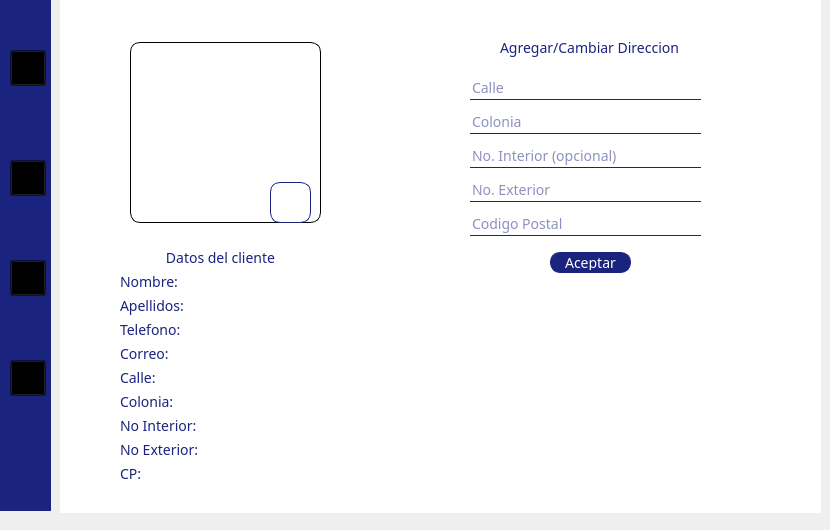
    <widget class="QWidget" name="Perfil">
     <widget class="QGroupBox" name="groupBox_16">
      <property name="geometry">
       <rect>
        <x>60</x>
        <y>-8</y>
        <width>761</width>
        <height>521</height>
       </rect>
      </property>
      <property name="styleSheet">
       <string notr="true">*{
background-color: transparent;
border: none;
font-family: rubik;
}


QGroupBox{
background-color:white;
border: none;

}

QLineEdit{
color: #1a237e;
border-bottom: 1px solid #1a237e;
border-color: #1a237e;
font-size:14px;
}

QLabel{
color:#1a237e;
background-color: transparent;
font-size:14px

}

QPushButton{
color: white;
background-color: #1a237e;
font-size:14px;
border: 1px solid #1a237e;
border-radius: 10px; 
padding: 2px 4px;
}


</string>
      </property>
      <property name="title">
       <string/>
      </property>
      <widget class="QLabel" name="fotouser">
       <property name="geometry">
        <rect>
         <x>70</x>
         <y>50</y>
         <width>191</width>
         <height>181</height>
        </rect>
       </property>
       <property name="styleSheet">
        <string notr="true">background-color: rgb(255, 255, 255);
border: 1px solid black;
border-radius:10px;</string>
       </property>
       <property name="text">
        <string/>
       </property>
      </widget>
      <widget class="QPushButton" name="CambiarFoto">
       <property name="geometry">
        <rect>
         <x>210</x>
         <y>190</y>
         <width>41</width>
         <height>41</height>
        </rect>
       </property>
       <property name="styleSheet">
        <string notr="true">QPushButton{
	border-image: url(:/Imagenes/camara.png);
    background-color: none;
    width: 36px;
    height: 36px;
}</string>
       </property>
       <property name="text">
        <string/>
       </property>
      </widget>
      <widget class="QPushButton" name="aceptar">
       <property name="geometry">
        <rect>
         <x>490</x>
         <y>260</y>
         <width>81</width>
         <height>21</height>
        </rect>
       </property>
       <property name="styleSheet">
        <string notr="true"/>
       </property>
       <property name="text">
        <string>Aceptar</string>
       </property>
      </widget>
      <widget class="QLabel" name="label_18">
       <property name="geometry">
        <rect>
         <x>440</x>
         <y>40</y>
         <width>181</width>
         <height>31</height>
        </rect>
       </property>
       <property name="text">
        <string>Agregar/Cambiar Direccion</string>
       </property>
      </widget>
      <widget class="QWidget" name="gridLayoutWidget">
       <property name="geometry">
        <rect>
         <x>60</x>
         <y>280</y>
         <width>231</width>
         <height>211</height>
        </rect>
       </property>
       <layout class="QGridLayout" name="gridLayout">
        <item row="1" column="0">
         <widget class="QLabel" name="label_20">
          <property name="text">
           <string>Apellidos:</string>
          </property>
         </widget>
        </item>
        <item row="2" column="1">
         <widget class="QLabel" name="tel">
          <property name="styleSheet">
           <string notr="true"/>
          </property>
          <property name="text">
           <string/>
          </property>
         </widget>
        </item>
        <item row="6" column="0">
         <widget class="QLabel" name="label_56">
          <property name="text">
           <string>No Interior:</string>
          </property>
         </widget>
        </item>
        <item row="7" column="0">
         <widget class="QLabel" name="label_57">
          <property name="text">
           <string>No Exterior:</string>
          </property>
         </widget>
        </item>
        <item row="0" column="0">
         <widget class="QLabel" name="label_19">
          <property name="text">
           <string>Nombre:</string>
          </property>
         </widget>
        </item>
        <item row="6" column="1">
         <widget class="QLabel" name="no_int">
          <property name="styleSheet">
           <string notr="true"/>
          </property>
          <property name="text">
           <string/>
          </property>
         </widget>
        </item>
        <item row="5" column="1">
         <widget class="QLabel" name="Colonia">
          <property name="styleSheet">
           <string notr="true"/>
          </property>
          <property name="text">
           <string/>
          </property>
         </widget>
        </item>
        <item row="8" column="1">
         <widget class="QLabel" name="codigoP">
          <property name="styleSheet">
           <string notr="true"/>
          </property>
          <property name="text">
           <string/>
          </property>
         </widget>
        </item>
        <item row="3" column="0">
         <widget class="QLabel" name="label_21">
          <property name="text">
           <string>Correo:</string>
          </property>
         </widget>
        </item>
        <item row="1" column="1">
         <widget class="QLabel" name="apellidop">
          <property name="styleSheet">
           <string notr="true"/>
          </property>
          <property name="text">
           <string/>
          </property>
         </widget>
        </item>
        <item row="2" column="0">
         <widget class="QLabel" name="label_23">
          <property name="text">
           <string>Telefono:</string>
          </property>
         </widget>
        </item>
        <item row="7" column="1">
         <widget class="QLabel" name="no_ext">
          <property name="styleSheet">
           <string notr="true"/>
          </property>
          <property name="text">
           <string/>
          </property>
         </widget>
        </item>
        <item row="5" column="0">
         <widget class="QLabel" name="label_55">
          <property name="text">
           <string>Colonia:</string>
          </property>
         </widget>
        </item>
        <item row="8" column="0">
         <widget class="QLabel" name="label_58">
          <property name="text">
           <string>CP:</string>
          </property>
         </widget>
        </item>
        <item row="4" column="1">
         <widget class="QLabel" name="Calle">
          <property name="styleSheet">
           <string notr="true"/>
          </property>
          <property name="text">
           <string/>
          </property>
         </widget>
        </item>
        <item row="3" column="1">
         <widget class="QLabel" name="correo">
          <property name="styleSheet">
           <string notr="true"/>
          </property>
          <property name="text">
           <string/>
          </property>
         </widget>
        </item>
        <item row="4" column="0">
         <widget class="QLabel" name="label_54">
          <property name="text">
           <string>Calle:</string>
          </property>
         </widget>
        </item>
        <item row="0" column="1">
         <widget class="QLabel" name="nom">
          <property name="styleSheet">
           <string notr="true"/>
          </property>
          <property name="text">
           <string/>
          </property>
         </widget>
        </item>
       </layout>
      </widget>
      <widget class="QWidget" name="verticalLayoutWidget">
       <property name="geometry">
        <rect>
         <x>410</x>
         <y>80</y>
         <width>231</width>
         <height>169</height>
        </rect>
       </property>
       <layout class="QVBoxLayout" name="verticalLayout">
        <item>
         <widget class="QLineEdit" name="calle">
          <property name="styleSheet">
           <string notr="true"/>
          </property>
          <property name="placeholderText">
           <string>Calle</string>
          </property>
         </widget>
        </item>
        <item>
         <widget class="QLineEdit" name="colonia">
          <property name="styleSheet">
           <string notr="true"/>
          </property>
          <property name="placeholderText">
           <string>Colonia</string>
          </property>
         </widget>
        </item>
        <item>
         <widget class="QLineEdit" name="no_interior">
          <property name="styleSheet">
           <string notr="true"/>
          </property>
          <property name="placeholderText">
           <string>No. Interior (opcional)</string>
          </property>
         </widget>
        </item>
        <item>
         <widget class="QLineEdit" name="no_exterior">
          <property name="styleSheet">
           <string notr="true"/>
          </property>
          <property name="placeholderText">
           <string>No. Exterior</string>
          </property>
         </widget>
        </item>
        <item>
         <widget class="QLineEdit" name="cp">
          <property name="styleSheet">
           <string notr="true"/>
          </property>
          <property name="placeholderText">
           <string>Codigo Postal</string>
          </property>
         </widget>
        </item>
       </layout>
      </widget>
      <widget class="QLabel" name="label_30">
       <property name="geometry">
        <rect>
         <x>70</x>
         <y>250</y>
         <width>181</width>
         <height>31</height>
        </rect>
       </property>
       <property name="styleSheet">
        <string notr="true">#label_30{text-align:center;}
</string>
       </property>
       <property name="text">
        <string>Datos del cliente</string>
       </property>
       <property name="alignment">
        <set>Qt::AlignCenter</set>
       </property>
      </widget>
     </widget>
     <widget class="QGroupBox" name="groupBox_31">
      <property name="geometry">
       <rect>
        <x>0</x>
        <y>0</y>
        <width>51</width>
        <height>511</height>
       </rect>
      </property>
      <property name="styleSheet">
       <string notr="true">QGroupBox{
	background-color: #1a237e;
border: none;

}
QPushButton{
	background:transparent;
}</string>
      </property>
      <property name="title">
       <string/>
      </property>
      <widget class="QPushButton" name="estacionamiento_3">
       <property name="geometry">
        <rect>
         <x>10</x>
         <y>50</y>
         <width>36</width>
         <height>36</height>
        </rect>
       </property>
       <property name="styleSheet">
        <string notr="true">QPushButton{
 border-image:url(:/Imagenes/estacionamiento.png);
    background-repeat: no-repeat;
    width: 36px;
    height: 36px;
}

</string>
       </property>
       <property name="text">
        <string/>
       </property>
      </widget>
      <widget class="QPushButton" name="salir_3">
       <property name="geometry">
        <rect>
         <x>10</x>
         <y>360</y>
         <width>36</width>
         <height>36</height>
        </rect>
       </property>
       <property name="styleSheet">
        <string notr="true">QPushButton{
	border-image: url(:/Imagenes/salir.png);
    background-repeat: no-repeat;
    width: 36px;
    height: 36px;
}
</string>
       </property>
       <property name="text">
        <string/>
       </property>
      </widget>
      <widget class="QPushButton" name="reservacion_3">
       <property name="geometry">
        <rect>
         <x>10</x>
         <y>260</y>
         <width>36</width>
         <height>36</height>
        </rect>
       </property>
       <property name="styleSheet">
        <string notr="true">QPushButton{
	border-image: url(:/Imagenes/factura.png);
    background-repeat: no-repeat;
    width: 36px;
    height: 36px;
}
</string>
       </property>
       <property name="text">
        <string/>
       </property>
      </widget>
      <widget class="QPushButton" name="perfil_3">
       <property name="geometry">
        <rect>
         <x>10</x>
         <y>160</y>
         <width>36</width>
         <height>36</height>
        </rect>
       </property>
       <property name="styleSheet">
        <string notr="true">QPushButton{
	border-image: url(:/Imagenes/user1.png);
    background-repeat: no-repeat;
    width: 36px;
    height: 36px;
}
</string>
       </property>
       <property name="text">
        <string/>
       </property>
      </widget>
     </widget>
    </widget>
